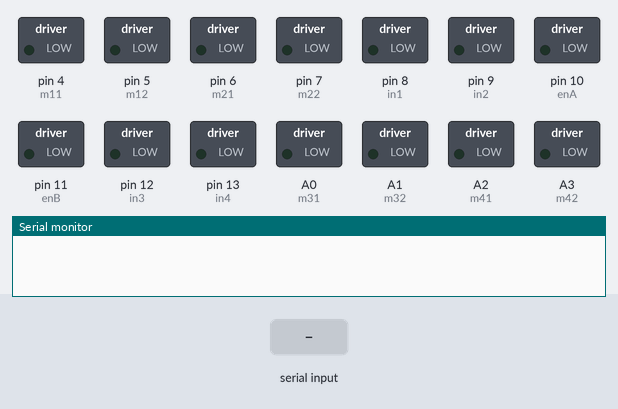
Bench run of a sketch on a simulated Arduino Uno, built with avr-gcc and run on an emulated ATmega328P. On the bench: switched loads named in the sketch (green lamp = pin HIGH), the last lines printed to the serial monitor. The test bench sets the inputs (shaded band).

Above: at 1.2 s.
1.3 s: "F" received over Serial
At 1.7 s:
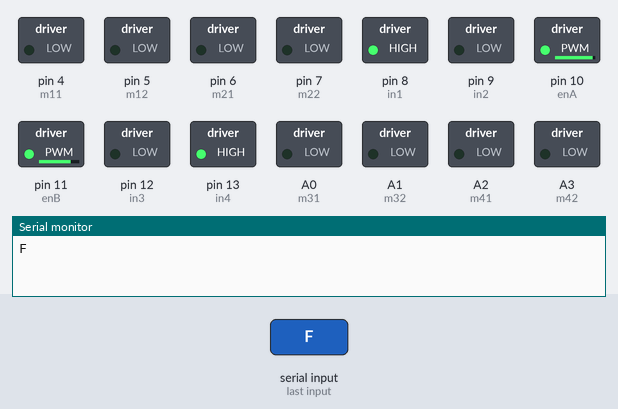
2.9 s: "B" received over Serial
At 4.1 s:
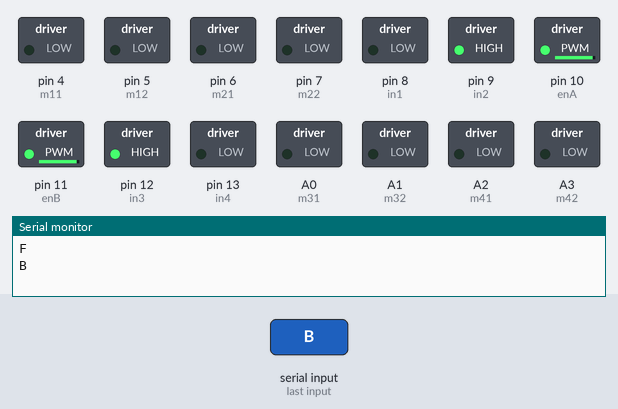
4.4 s: "L" received over Serial
At 5.3 s:
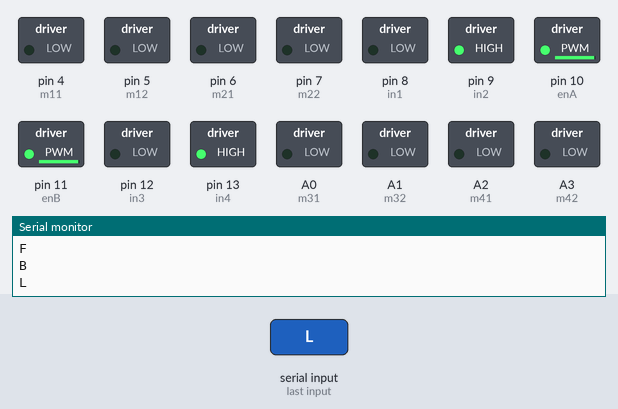
5.9 s: "R" received over Serial
At 6.4 s:
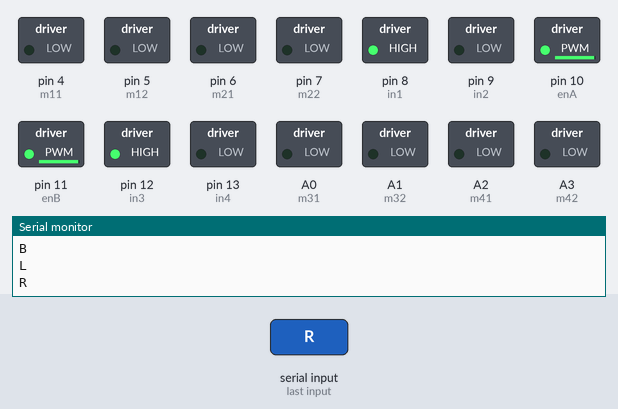
7.4 s: "S" received over Serial
At 8.6 s:
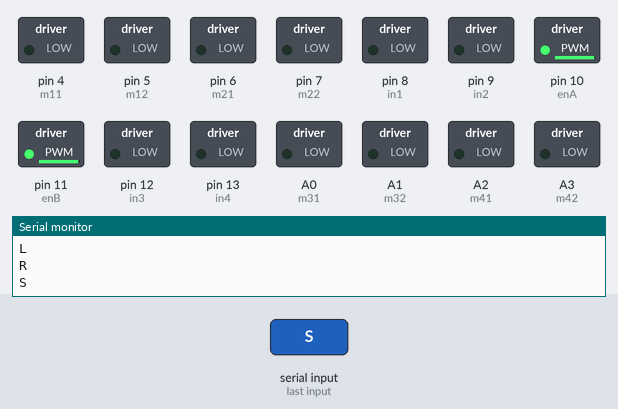
8.9 s: "M" received over Serial
At 10.0 s:
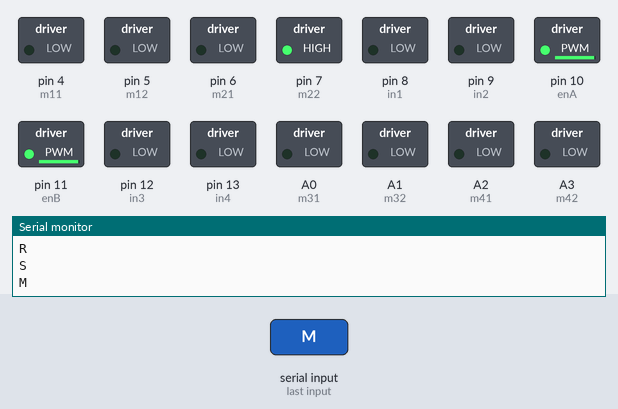
Timing chart, 0 to 11.4 s (numbered marks = the images above; inputs shaded):
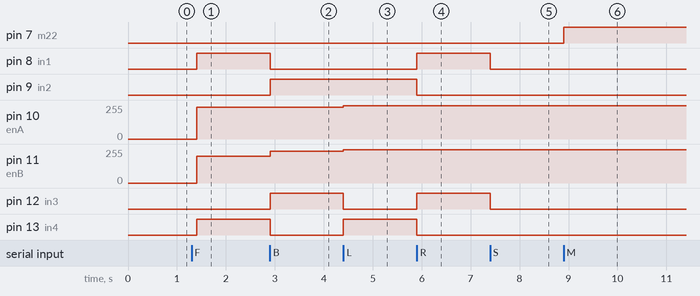

Measured:
- after the input at 1.3 s, pin 8 (in1), pin 13 (in4): LOW → HIGH after 0.10 s; pin 10 (enA): 0/255 → 240/255 after 0.10 s; pin 11 (enB): 0/255 → 200/255 after 0.10 s
- after the input at 2.9 s, pin 8 (in1), pin 13 (in4): HIGH → LOW at once; pin 9 (in2), pin 12 (in3): LOW → HIGH at once; pin 11 (enB): 200/255 → 240/255 at once
- after the input at 4.4 s, pin 10 (enA), pin 11 (enB): 240/255 → 250/255 at once; pin 12 (in3): HIGH → LOW at once; pin 13 (in4): LOW → HIGH at once
- after the input at 5.9 s, pin 8 (in1), pin 12 (in3): LOW → HIGH at once; pin 9 (in2), pin 13 (in4): HIGH → LOW at once
- after the input at 7.4 s, pin 8 (in1), pin 12 (in3): HIGH → LOW at once
- after the input at 8.9 s, pin 7 (m22): LOW → HIGH at once

The sketch:

medrobo.ino
```cpp
// Motor A connections
int enA = 10;
int in1 = 8;
int in2 = 9;
// Motor B connections
int enB = 11;
int in3 = 12;
int in4 = 13;
//add pin num for med disp motors
int m11 = 4;//CHANGE PIN NUM
int m12 = 5;
int m21 = 6;
int m22 = 7;
int m31 = A0;
int m32 = A1;
int m41 = A2;
int m42 = A3;
char t;
void setup() {
pinMode(enA, OUTPUT);
pinMode(enB, OUTPUT);
pinMode(in1, OUTPUT);
pinMode(in2, OUTPUT);
pinMode(in3, OUTPUT);
pinMode(in4, OUTPUT);

pinMode(m11, OUTPUT);
pinMode(m12, OUTPUT);
pinMode(m21, OUTPUT);
pinMode(m22, OUTPUT);
pinMode(m31, OUTPUT);
pinMode(m32, OUTPUT);
pinMode(m41, OUTPUT);
pinMode(m42, OUTPUT);

digitalWrite(in1, LOW);
digitalWrite(in2, LOW);
digitalWrite(in3, LOW);
digitalWrite(in4, LOW);

digitalWrite(m11, LOW);
digitalWrite(m12, LOW);
digitalWrite(m21, LOW);
digitalWrite(m22, LOW);
digitalWrite(m31, LOW);
digitalWrite(m32, LOW);
digitalWrite(m41, LOW);
digitalWrite(m42, LOW);

Serial.begin(9600);
}
void loop() {

if(Serial.available()){
  t = Serial.read();
  Serial.println(t);
}
if(t == 'F'){            //move forward(all motors rotate in forward direction)
  digitalWrite(in1,HIGH);
  digitalWrite(in2,LOW);
  digitalWrite(in3,LOW);
  digitalWrite(in4,HIGH);
  analogWrite(enA,240);
  analogWrite(enB,200);
}
else if(t == 'B'){      //move reverse (all motors rotate in reverse direction)
  digitalWrite(in1,LOW);
  digitalWrite(in2,HIGH);
  digitalWrite(in3,HIGH);
  digitalWrite(in4,LOW);
  analogWrite(enA,240);
  analogWrite(enB,240);
}
else if(t == 'L'){      //turn right
  digitalWrite(in1,LOW);
  digitalWrite(in2,HIGH);
  digitalWrite(in3,LOW);
  digitalWrite(in4,HIGH);
  analogWrite(enA,250);
  analogWrite(enB,250);
}
else if(t == 'R'){      //turn left
  digitalWrite(in1,HIGH);
  digitalWrite(in2,LOW);
  digitalWrite(in3,HIGH);
  digitalWrite(in4,LOW);
  analogWrite(enA,250);
  analogWrite(enB,250);
}
else if(t == 'S'){      //STOP (all rover motors stop)
  digitalWrite(in1,LOW);
  digitalWrite(in2,LOW);
  digitalWrite(in3,LOW);
  digitalWrite(in4,LOW);
}
else if(t == 'M'){      //medicine 1
  digitalWrite(m11,LOW);
  digitalWrite(m12,LOW);
  digitalWrite(m21,LOW);
  digitalWrite(m22,HIGH);
  digitalWrite(m31,LOW);
  digitalWrite(m32,LOW);
  digitalWrite(m41,LOW);
  digitalWrite(m42,LOW);
}
else if(t == 'N'){      //medicine 2
  digitalWrite(m11,LOW);
  digitalWrite(m12,HIGH);
  digitalWrite(m21,LOW);
  digitalWrite(m22,LOW);
  digitalWrite(m31,LOW);
  digitalWrite(m32,LOW);
  digitalWrite(m41,LOW);
  digitalWrite(m42,LOW);

}
else if(t == 'O'){      //medicine 3
  digitalWrite(m11,LOW);
  digitalWrite(m12,LOW);
  digitalWrite(m21,LOW);
  digitalWrite(m22,LOW);
  digitalWrite(m31,LOW);
  digitalWrite(m32,HIGH);
  digitalWrite(m41,LOW);
  digitalWrite(m42,LOW);
}
else if(t == 'P'){      //medicine 3
  digitalWrite(m11,LOW);
  digitalWrite(m12,LOW);
  digitalWrite(m21,LOW);
  digitalWrite(m22,LOW);
  digitalWrite(m31,LOW);
  digitalWrite(m32,LOW);
  digitalWrite(m41,HIGH);
  digitalWrite(m42,LOW);
}
else if(t == 'Q'){      //stop medicine motors
  digitalWrite(m11,LOW);
  digitalWrite(m12,LOW);
  digitalWrite(m21,LOW);
  digitalWrite(m22,LOW);
  digitalWrite(m31,LOW);
  digitalWrite(m32,LOW);
  digitalWrite(m41,LOW);
  digitalWrite(m42,LOW);
}
delay(100);
}
```
